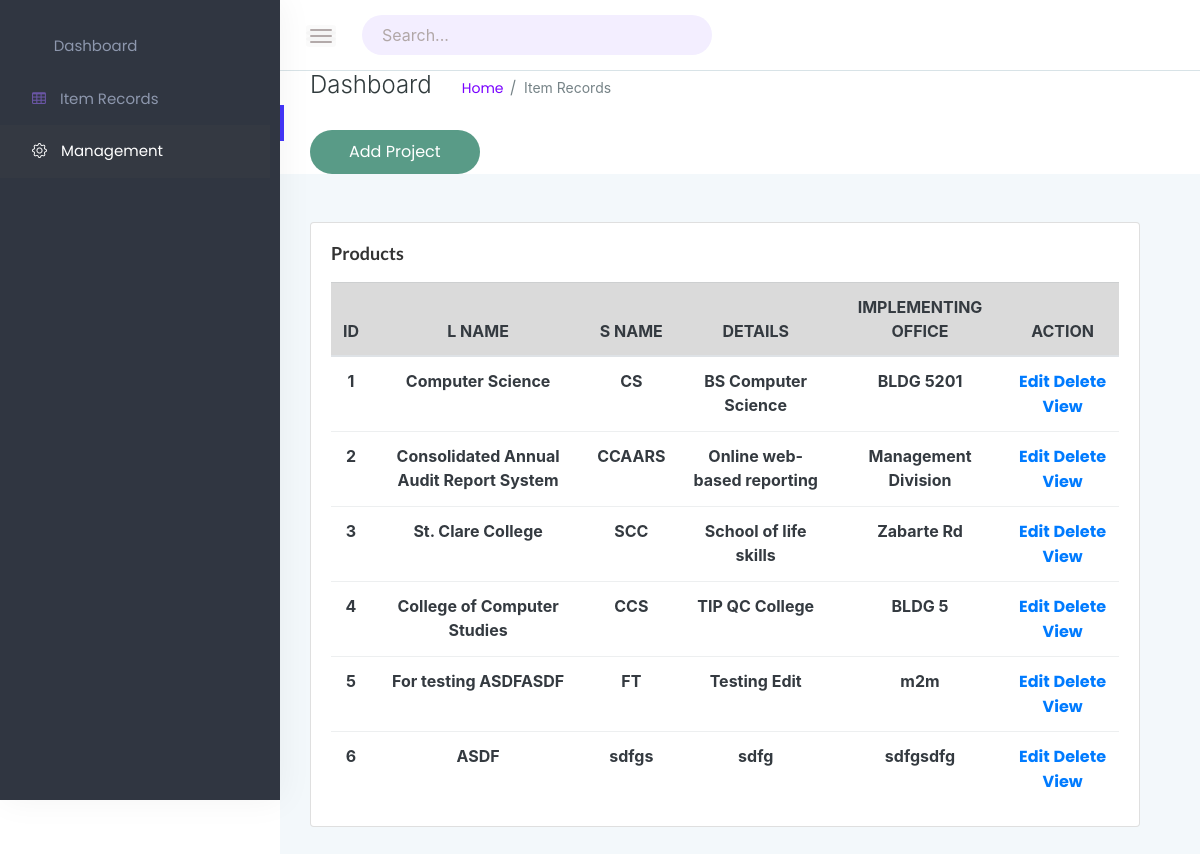
Page /management.php (signed in) on the committed database.
### tables this page shows
CREATE TABLE `products` (
  `product_id` int(11) NOT NULL,
  `product_name` varchar(255) NOT NULL,
  `product_sname` varchar(255) NOT NULL,
  `details` varchar(255) NOT NULL,
  `implementing_office` varchar(255) NOT NULL,
  `dev_mode` varchar(255) NOT NULL,
  `developer` varchar(255) NOT NULL,
  `frontend` varchar(255) NOT NULL,
  `backend` varchar(255) NOT NULL,
  `status` varchar(255) NOT NULL,
  `remarks` varchar(255) NOT NULL,
  `serverhid` varchar(255) NOT NULL,
  `IsDeleted` int(11) NOT NULL DEFAULT 0
);

### management.php (the view, shortened to what this page needs)
<!doctype html>
<html class="no-js" lang="en">
<head>
    <link rel="stylesheet" href="assets/css/bootstrap.min.css">
    <link rel="stylesheet" href="assets/css/font-awesome.min.css">
    <link rel="stylesheet" href="assets/css/themify-icons.css">
    <link rel="stylesheet" href="assets/css/metisMenu.css">
    <link rel="stylesheet" href="https://cdn.jsdelivr.net/npm/bootstrap-icons@1.7.2/font/bootstrap-icons.css">
    <link rel="stylesheet" href="assets/css/owl.carousel.min.css">
    <link rel="stylesheet" href="assets/css/slicknav.min.css">
    <link rel="stylesheet" href="https://www.amcharts.com/lib/3/plugins/export/export.css" type="text/css" media="all" />
    <link rel="stylesheet" href="assets/css/typography.css">
    <link rel="stylesheet" href="assets/css/default-css.css">
    <link rel="stylesheet" href="assets/css/styles.css">
    <link rel="stylesheet" href="assets/css/responsive.css">
</head>
<body>
    <div class="page-container">
        <div class="sidebar-menu">
            <div class="main-menu">
                <div class="menu-inner">
                    <nav>
                        <ul class="metismenu" id="menu">
                            <li>
                                <a href="index.php" aria-expanded="true"><i class="ti-dashboard"></i><span>dashboard</span></a>
                            </li>
                            <li>
                                <a href="table.php" aria-expanded="true"><i class="fa fa-table"></i>
                                    <span>Item Records</span></a>
                            </li>
                            <li class="active">
                                <a href="management.php" aria-expanded="true"><i class="bi bi-gear"></i>
                                    <span>Management</span></a> </li>
                                </ul>
                    </nav>
                </div>
            </div>
        </div>
        <div class="main-content">
            <div class="header-area">
                <div class="row align-items-center">
                    <div class="col-md-6 col-sm-8 clearfix">
                        <div class="nav-btn pull-left">
                            <span></span>
                            <span></span>
                            <span></span>
                        </div>
                        <div class="search-box pull-left">
                            <form action="#">
                                <input type="text" name="search" placeholder="Search..." required>
                                <i class="ti-search"></i>
                            </form>
                        </div>
                    </div>
                    <div class="col-md-6 col-sm-4 clearfix">
                    </div>
                </div>
            </div>
            <div class="page-title-area">
                <div class="row align-items-center">
                    <div class="col-sm-6">
                        <div class="breadcrumbs-area clearfix">
                            <h4 class="page-title pull-left">Dashboard</h4>
                            <ul class="breadcrumbs pull-left">
                                <li><a href="index.php">Home</a></li>
                                <li><span>Item Records</span></li>
                            </ul>
                        </div>
                        <a href="addproject.php" class="button-submit">Add Project</a>
                    </div>
                </div>
            </div>
            <div>
            <div class="main-content-inner">
                <div class="row">
                    <div class="col-lg-6 mt-5">
                        <div class="card">
                            <div class="card-body">
                                <h4 class="header-title">Products</h4>
                                <div class="single-table">
                                    <div class="table-responsive">
                                        <table class="table text-dark text-center">
                                            <thead class="text-uppercase">
                                                <tr class="table-active">
                                                    <th scope="col">ID</th>
                                                    <th scope="col">L Name</th>
                                                    <th scope="col">S Name</th>
                                                    <th scope="col">Details</th>
                                                    <th scope="col">Implementing Office</th>
													<th scope="col">Action</th>
                                                </tr>
                                            </thead>
                                            <tbody>
			<?php
               $conn = new mysqli("localhost","root","","inventorymanagement");
               $sql = "SELECT * FROM products";
               $result = $conn->query($sql);
					$count=0;
               if ($result -> num_rows >  0) {
                 while ($row = $result->fetch_assoc())
				 {
					  $count=$count+1;
                   ?>
                   <tr>
                    <th><?php echo $count ?></th>
                      <th><?php echo $row["product_name"] ?></th>
                      <th><?php echo $row["product_sname"] ?></th>
                      <th><?php echo $row["details"]  ?></th>
                      <th><?php echo $row["implementing_office"]  ?></th>
					  <th> <a href="up"Edit</a><a href="edit.php?id=<?php echo $row["product_id"] ?>">Edit</a> <a href="up"Edit</a><a href="delete.php?id=<?php echo $row["product_id"] ?>">Delete</a><a href="tablecopy.php?id=<?php echo $row["product_id"] ?>"> View</a></th>
                    </tr>
            <?php
                 }
               }
            ?>
                                            </tbody>
                                        </table>
                                    </div>
                                </div>
                            </div>
                        </div>
                    </div>
<html>
<head>
	<link rel="stylesheet" type="text/css" href="styles.css">
	<link rel="stylesheet" href="https://maxcdn.bootstrapcdn.com/bootstrap/4.0.0-alpha.6/css/bootstrap.min.css">
</head>
</html>
    </div>
</body>
</html>

### assets/css/styles.css (style rules this page uses)
.page-container { width: 100%; height: 100%; min-height: 100vh; padding-left: 280px; -webkit-transition: padding-left 0.3s ease 0s; transition: padding-left 0.3s ease 0s; }
.card { border: none; border-radius: 4px; background-color: #fff; -webkit-transition: all 0.3s ease 0s; transition: all 0.3s ease 0s; }
.card-body { padding: 25.6px; padding: 1.6rem; }
.main-content { width: 100%; background: #F3F8FB; }
.main-content-inner { padding: 0 30px 50px; }
.sidebar-menu { position: fixed; left: 0; top: 0; z-index: 99; height: 100vh; width: 280px; overflow: hidden; background: #303641; box-shadow: 2px 0 32px rgba(0, 0, 0, 0.05); -webkit-transition: all 0.3s ease 0s; transition: all 0.3s ease 0s; }
.main-menu { height: calc(100% - 100px); overflow: hidden; padding: 20px 10px 0 0; -webkit-transition: all 0.3s ease 0s; transition: all 0.3s ease 0s; }
.menu-inner { overflow-y: scroll; height: 100%; }
.metismenu >li >a { padding-left: 32px!important; }
.metismenu li a { position: relative; display: block; color: #8d97ad; font-size: 15px; text-transform: capitalize; padding: 15px 15px; letter-spacing: 0; font-weight: 400; }
.metismenu li a i { color: #6a56a5; -webkit-transition: all 0.3s ease 0s; transition: all 0.3s ease 0s; }
.metismenu li a:after { position: absolute; content: '\f107'; font-family: fontawesome; right: 15px; top: 12px; color: #8d97ad; font-size: 20px; }
.metismenu li.active>a:after { content: '\f106'; }
.metismenu li a:only-child:after { content: ''; }
.metismenu li a span { margin-left: 10px; }
.metismenu li.active>a, .metismenu li:hover>a { color: #fff; }
.metismenu >li:hover>a, .metismenu >li.active>a { color: #fff; background: #343942; }
.metismenu li:hover>a, .metismenu li.active>a { color: #fff; }
.metismenu li:hover>a i, .metismenu li.active>a i { color: #fff; }
.header-area { padding: 15px 30px; background: #fff; border-bottom: 1px solid #d8e3e7; }
.nav-btn { margin-right: 30px; margin-top: 10px; cursor: pointer; }
.nav-btn span { display: block; width: 22px; height: 2px; background: #b3aaaa; margin: 4px 0; border-radius: 15px; -webkit-transition: all 0.3s ease 0s; transition: all 0.3s ease 0s; box-shadow: 0 0 0 4px rgba(99, 96, 96, 0.03); }
.search-box form { position: relative; }
.search-box input { width: 350px; border-radius: 33px; border: none; height: 40px; padding-left: 20px; padding-right: 40px; letter-spacing: 0; background: #f3eeff; }
.search-box form i { position: absolute; right: 21px; top: 14px; font-size: 14px; color: #b1a7a7; }
.page-title-area { padding: 0 30px; background: #fff; position: relative; }
.page-title-area:before { content: ''; position: absolute; left: 0; top: 50%; width: 4px; height: 36px; background: var(--primary-color); -webkit-transform: translateY(-50%); transform: translateY(-50%); }
.page-title { font-size: 24px; font-weight: 300; color: #313b3d; letter-spacing: 0; margin-right: 30px; }
ul.breadcrumbs { margin-top: 4px; }
.breadcrumbs li { display: inline-block; }
.breadcrumbs li a, .breadcrumbs li span { display: block; font-size: 14px; font-weight: 400; color: #7801ff; letter-spacing: 0; margin-right: 16px; position: relative; }
.breadcrumbs li a:before { content: '/'; color: #768387; position: absolute; right: -13px; top: 0; }
.breadcrumbs li span { margin-right: 0; color: #768387; text-transform: capitalize; }
.header-title { font-family: 'Lato', sans-serif; font-size: 18px; font-weight: 600; letter-spacing: 0; color: #333; text-transform: capitalize; margin-bottom: 17px; }
.single-table .table { margin-bottom: 0; }
table tr th { border-bottom: none; }
table tr th, table tr td { border-top: 1px solid rgba(120, 130, 140, 0.13) !important; }

### assets/css/responsive.css (style rules this page uses)
@media (min-width: 1200px) and (max-width: 1364px) { .sidebar-menu { position: fixed; left: -90%; top: 0; height: 100vh; width: 365px; } }
@media (min-width: 1200px) and (max-width: 1364px) { .main-content-inner { padding: 0 15px 50px; } }
@media (min-width: 1200px) and (max-width: 1364px) { .page-container, .sbar_collapsed.page-container { padding-left: 0; } }

### rows in the picture
products: product_name "Computer Science", product_sname "CS", details "BS Computer Science", implementing_office "BLDG 5201"
products: product_name "Consolidated Annual Audit Report System", product_sname "CCAARS", details "Online web-based reporting", implementing_office "Management Division"
products: product_name "St. Clare College", product_sname "SCC", details "School of life skills", implementing_office "Zabarte Rd"
products: product_name "College of Computer Studies", product_sname "CCS", details "TIP QC College", implementing_office "BLDG 5"
products: product_name "For testing ASDFASDF", product_sname "FT", details "Testing Edit", implementing_office "m2m"
products: product_name "ASDF", product_sname "sdfgs", details "sdfg", implementing_office "sdfgsdfg"
